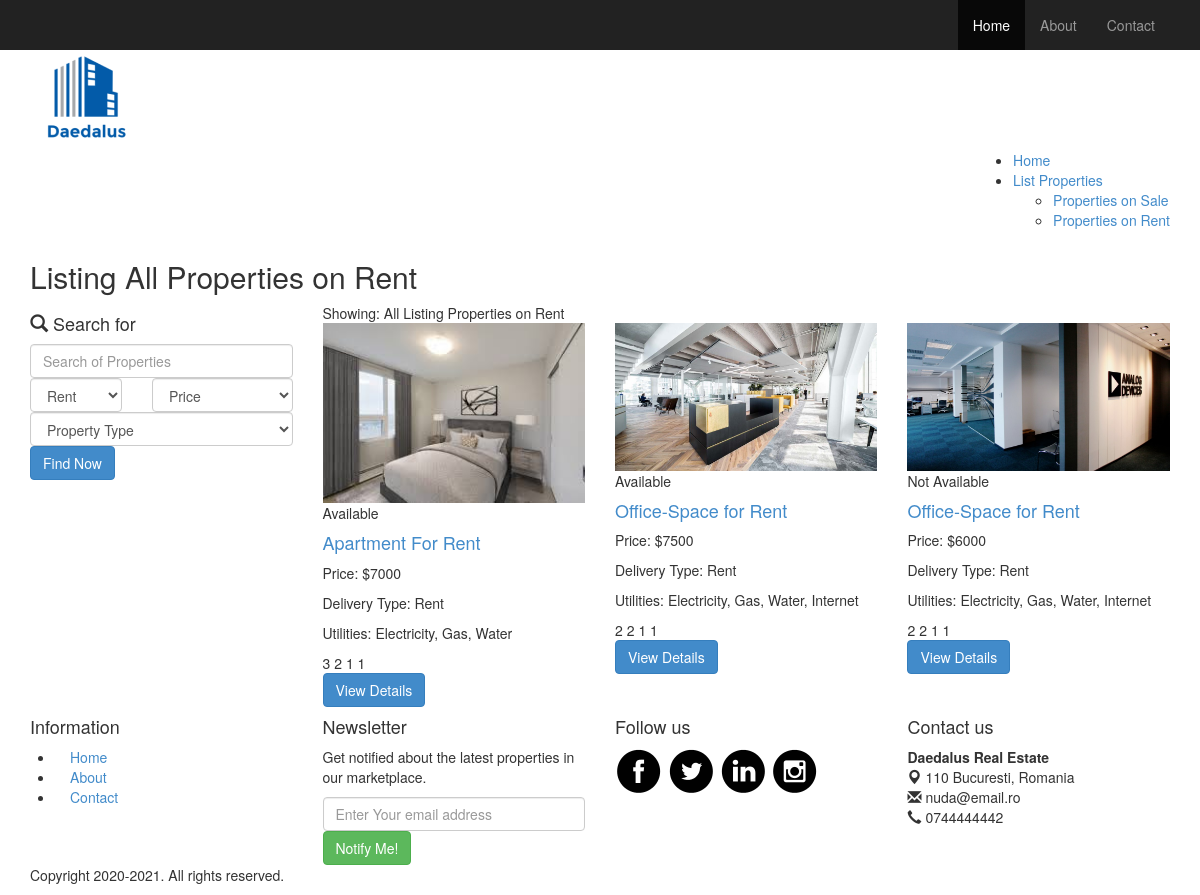
Page /rent.php on the committed database.
### tables this page shows
CREATE TABLE `properties` (
  `property_id` int(10) NOT NULL,
  `property_title` varchar(150) DEFAULT NULL,
  `property_details` text,
  `delivery_type` varchar(20) DEFAULT NULL,
  `availablility` int(5) DEFAULT NULL,
  `price` float DEFAULT NULL,
  `property_address` varchar(200) DEFAULT NULL,
  `property_img` varchar(200) DEFAULT NULL,
  `bed_room` int(5) DEFAULT NULL,
  `liv_room` int(5) DEFAULT NULL,
  `parking` int(5) DEFAULT NULL,
  `kitchen` int(5) DEFAULT NULL,
  `utility` varchar(100) DEFAULT NULL,
  `property_type` varchar(20) DEFAULT NULL,
  `floor_space` varchar(20) DEFAULT NULL,
  `agent_id` int(10) DEFAULT NULL
);

### rent.php (the view, shortened to what this page needs)
<?php
include_once "connection.php";
$query = "select * from properties where delivery_type = 'Rent'";
$result = mysqli_query($con, $query);
?>
<!DOCTYPE html>
<html lang="en">
<head>
 	<link rel="stylesheet" href="assets/bootstrap/css/bootstrap.css" />
  	<link rel="stylesheet" href="assets/style.css"/>
<link rel="stylesheet" href="assets/owl-carousel/owl.carousel.css">
<link rel="stylesheet" href="assets/owl-carousel/owl.theme.css">
    <link rel="stylesheet" type="text/css" href="assets/slitslider/css/style.css" />
    <link rel="stylesheet" type="text/css" href="assets/slitslider/css/custom.css" />
<script src='assets/google_analytics_auto.js'></script></head>
<body>
<div class="navbar-wrapper">
        <div class="navbar-inverse" role="navigation">
          <div class="container">
            <div class="navbar-collapse  collapse">
              <ul class="nav navbar-nav navbar-right">
               <li class="active"><a href="index.php">Home</a></li>
                <li><a href="about.html">About</a></li>
                <li><a href="contact.html">Contact</a></li>
              </ul>
            </div>
          </div>
        </div>
    </div>
<div class="container">
<div class="header">
<a href="index.php"><img src="images/logo.png" alt="Realestate"></a>
            <div class="menu">
              <ul class="pull-right">
              	<li><a href="index.php">Home</a></li>
                <li><a href="list-properties.php">List Properties</a>
                	 <ul class="dropdown">
                    	<li><a href="sale.php">Properties on Sale</a></li>
                        <li><a href="rent.php">Properties on Rent</a></li>
                    </ul>
                </li>
              </ul>
           </div>
</div>
</div>
<div class="inside-banner">
  <div class="container">
    <h2>Listing All Properties on Rent</h2>
</div>
</div>
<div class="container">
<div class="properties-listing spacer">
<div class="row">
<div class="col-lg-3 col-sm-4 ">
  <div class="search-form"><h4><span class="glyphicon glyphicon-search"></span> Search for</h4>
  <form action="search.php" method="post" name="search">
    <input type="text" class="form-control" name="search" placeholder="Search of Properties">
    <div class="row">
            <div class="col-lg-5">
              <select name="delivery_type" class="form-control">
                <option value="Rent">Rent</option>
              </select>
            </div>
            <div class="col-lg-7">
              <select name="search_price" class="form-control">
                <option>Price</option>
              </select>
            </div>
          </div>
          <div class="row">
          <div class="col-lg-12">
              <select name="property_type" class="form-control">
                <option>Property Type</option>
              </select>
              </div>
          </div>
          <button name="submit" class="btn btn-primary">Find Now</button>
</form>
  </div>
</div>
<div class="col-lg-9 col-sm-8">
<div class="sortby clearfix">
<div class="pull-left result">Showing: All Listing Properties on Rent</div>
</div>
<div class="row">
       <?php
	  	while($property_result = mysqli_fetch_assoc($result)){
			$id = $property_result['property_id'];
			$property_title = $property_result['property_title'];
			$delivery_type = $property_result['delivery_type'];
			$availablility = $property_result['availablility'];
			$price = $property_result['price'];
			$property_img = $property_result['property_img'];
			$bed_room = $property_result['bed_room'];
			$liv_room = $property_result['liv_room'];
			$parking = $property_result['parking'];
			$kitchen = $property_result['kitchen'];
			$utility = $property_result['utility'];
	  ?>
      <div class="col-lg-4 col-sm-6">
      <div class="properties">
        <div class="image-holder"><img src="<?php echo $property_img; ?>" class="img-responsive" alt="properties">
          <?php if($availablility == 0){ ?><div class="status sold">Available</div> <?php } else { ?>
          <div class="status new">Not Available</div>
          <?php } ?>
        </div>
        <h4><a href="property-detail.php?id=<?php echo $id; ?>"><?php echo $property_title;  ?></a></h4>
        <p class="price">Price: $<?php echo $price; ?></p>
        <p class="price">Delivery Type: <?php echo $delivery_type; ?></p>
        <p class="price">Utilities: <?php echo $utility; ?></p>
        <div class="listing-detail">
        <span data-toggle="tooltip" data-placement="bottom" data-original-title="Bed Room"><?php echo $bed_room; ?></span>
        <span data-toggle="tooltip" data-placement="bottom" data-original-title="Living Room"><?php echo $liv_room; ?></span>
        <span data-toggle="tooltip" data-placement="bottom" data-original-title="Parking"><?php echo $parking; ?></span>
        <span data-toggle="tooltip" data-placement="bottom" data-original-title="Kitchen"><?php echo $kitchen; ?></span>
        </div>
        <a class="btn btn-primary" href="property-detail.php?id=<?php echo $id; ?>">View Details</a>
      </div>
      </div>
      <?php } ?>
</div>
</div>
</div>
</div>
</div>
<div class="footer">
<div class="container">
<div class="row">
            <div class="col-lg-3 col-sm-3">
                   <h4>Information</h4>
                   <ul class="row">
                <li class="col-lg-12 col-sm-12 col-xs-3"><a href="index.php">Home</a></li>
                <li class="col-lg-12 col-sm-12 col-xs-3"><a href="about.html">About</a></li>
                <li class="col-lg-12 col-sm-12 col-xs-3"><a href="contact.html">Contact</a></li>
              </ul>
            </div>
            <div class="col-lg-3 col-sm-3">
                    <h4>Newsletter</h4>
                    <p>Get notified about the latest properties in our marketplace.</p>
                    <form class="form-inline" role="form">
                            <input type="text" placeholder="Enter Your email address" class="form-control">
                                <button class="btn btn-success" type="button">Notify Me!</button></form>
            </div>
            <div class="col-lg-3 col-sm-3">
                    <h4>Follow us</h4>
                    <a href="#"><img src="images/facebook.png" alt="facebook"></a>
                    <a href="#"><img src="images/twitter.png" alt="twitter"></a>
                    <a href="#"><img src="images/linkedin.png" alt="linkedin"></a>
                    <a href="#"><img src="images/instagram.png" alt="instagram"></a>
            </div>
             <div class="col-lg-3 col-sm-3">
                    <h4>Contact us</h4>
                    <p><b>Daedalus Real Estate</b><br>
<span class="glyphicon glyphicon-map-marker"></span> 110 Bucuresti, Romania<br>
<span class="glyphicon glyphicon-envelope"></span> nuda@email.ro<br>
<span class="glyphicon glyphicon-earphone"></span> 0744444442</p>
            </div>
        </div>
<p class="copyright">Copyright 2020-2021. All rights reserved.</p>
</div></div>
</body>
</html>

### rows in the picture
properties: property_img (picture), availablility "Available", property_title "Apartment For Rent", price "7000", delivery_type "Rent", utility "Electricity, Gas, Water", bed_room "3", liv_room "2", parking "1", kitchen "1"
properties: property_img (picture), availablility "Available", property_title "Office-Space for Rent", price "7500", delivery_type "Rent", utility "Electricity, Gas, Water, Internet", bed_room "2", liv_room "2", parking "1", kitchen "1"
properties: property_img (picture), availablility "Not Available", property_title "Office-Space for Rent", price "6000", delivery_type "Rent", utility "Electricity, Gas, Water, Internet", bed_room "2", liv_room "2", parking "1", kitchen "1"
